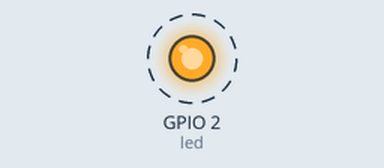
Simulated run of this program. Board: ESP32 board running MicroPython. Shown: output pins drawn as LEDs (lit = HIGH). Dashed ring = blinking.

Above: at 0.4 s.
Timing chart, 0 to 3.7 s (numbered marks = the images above):
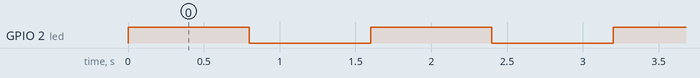

Measured:
- by itself, GPIO 2 (led): alternates HIGH for 0.80 s and LOW for 0.80 s

The program:

main.py
```python
#########################################################
#               Fernando Martins Ferreira               #
#########################################################
#                                                       #
# GitHub: https://github.com/DevFernandoMartins         #
# Instagram: https://instagram.com/devfernandomartins   #
#                                                       #
#########################################################

import machine
import time

led = machine.Pin(2, machine.Pin.OUT)
tempo = 0.8

while True:
    led.on()
    time.sleep(tempo)
    led.off()
    time.sleep(tempo)
```
